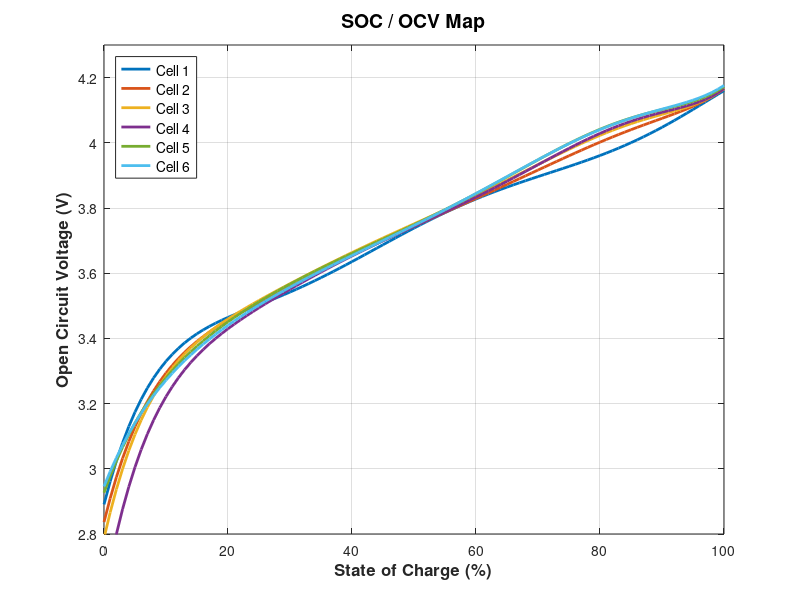

Write the MATLAB code that produced this figure.
% OCV vs SOC Plot Generator
% Load your data
load('OCV_table.mat');  % Replace with your actual .mat filename

% SOC as percentage
SOC = SOC_range * 100;  % Convert 0-1 to 0-100%

% Row labels (6 cell voltage curves)
legendLabels = {'Cell 1', 'Cell 2', 'Cell 3', 'Cell 4', 'Cell 5', 'Cell 6'};

% Plot
figure('Position', [100, 100, 900, 500]);
hold on;

colors = lines(6);
for i = 1:6
    plot(SOC, OCV_table(i, :), 'LineWidth', 2, 'Color', colors(i,:));
end

hold off;

% Formatting
xlabel('State of Charge (%)', 'FontSize', 12, 'FontWeight', 'bold');
ylabel('Open Circuit Voltage (V)', 'FontSize', 12, 'FontWeight', 'bold');
title('SOC / OCV Map', 'FontSize', 14, 'FontWeight', 'bold');
legend(legendLabels, 'Location', 'northwest', 'FontSize', 10);
grid on;
box on;
xlim([0 100]);
ylim([2.8 4.3]);

% Export high-res image
exportgraphics(gcf, 'OCV_SOC_Map.png', 'Resolution', 300);
disp('Saved: OCV_SOC_Map.png');
